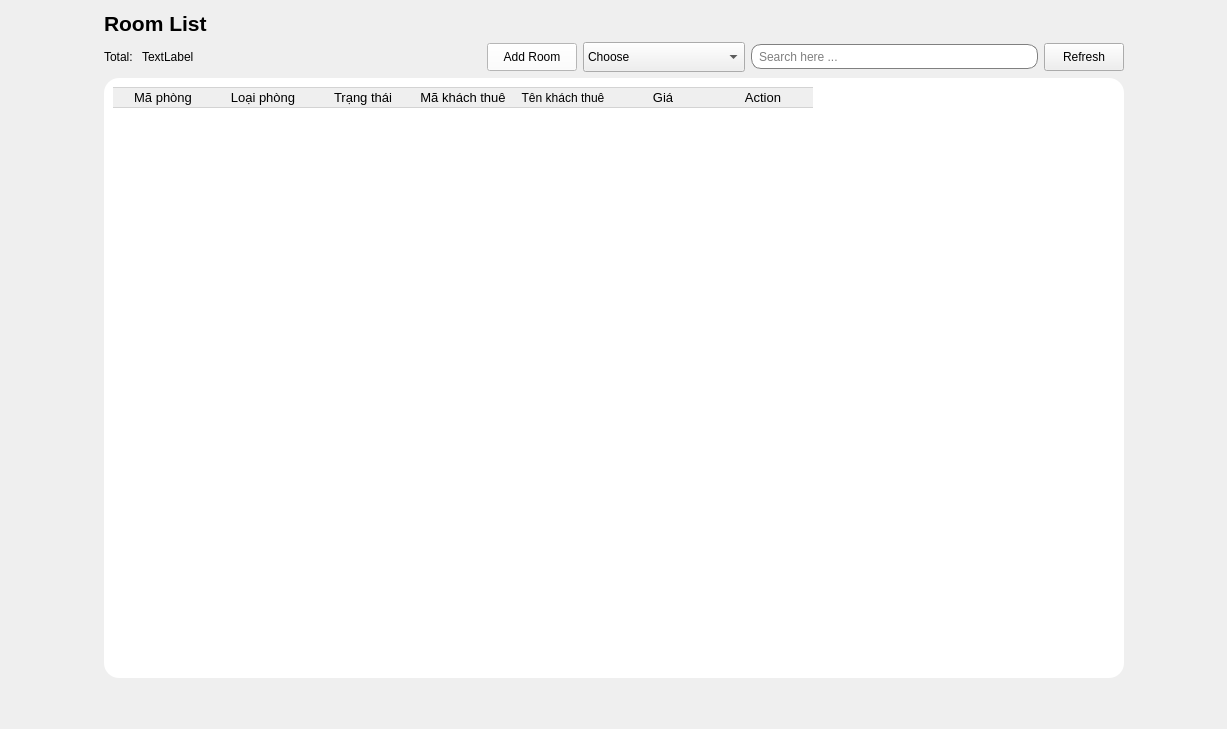
             <widget class="QWidget" name="page_2">
              <layout class="QHBoxLayout" name="horizontalLayout_5">
               <item>
                <spacer name="horizontalSpacer_9">
                 <property name="orientation">
                  <enum>Qt::Orientation::Horizontal</enum>
                 </property>
                 <property name="sizeHint" stdset="0">
                  <size>
                   <width>93</width>
                   <height>20</height>
                  </size>
                 </property>
                </spacer>
               </item>
               <item>
                <layout class="QVBoxLayout" name="verticalLayout_19">
                 <item>
                  <layout class="QHBoxLayout" name="horizontalLayout_9">
                   <item>
                    <widget class="QLabel" name="label_5">
                     <property name="font">
                      <font>
                       <pointsize>16</pointsize>
                       <bold>true</bold>
                      </font>
                     </property>
                     <property name="text">
                      <string>Room List</string>
                     </property>
                    </widget>
                   </item>
                   <item>
                    <spacer name="horizontalSpacer_6">
                     <property name="orientation">
                      <enum>Qt::Orientation::Horizontal</enum>
                     </property>
                     <property name="sizeHint" stdset="0">
                      <size>
                       <width>40</width>
                       <height>20</height>
                      </size>
                     </property>
                    </spacer>
                   </item>
                  </layout>
                 </item>
                 <item>
                  <layout class="QHBoxLayout" name="horizontalLayout_7">
                   <item>
                    <layout class="QHBoxLayout" name="horizontalLayout_6">
                     <item>
                      <widget class="QLabel" name="label_2">
                       <property name="text">
                        <string>Total: </string>
                       </property>
                      </widget>
                     </item>
                     <item>
                      <widget class="QLabel" name="totalroom">
                       <property name="text">
                        <string>TextLabel</string>
                       </property>
                      </widget>
                     </item>
                    </layout>
                   </item>
                   <item>
                    <spacer name="horizontalSpacer_4">
                     <property name="orientation">
                      <enum>Qt::Orientation::Horizontal</enum>
                     </property>
                     <property name="sizeHint" stdset="0">
                      <size>
                       <width>40</width>
                       <height>20</height>
                      </size>
                     </property>
                    </spacer>
                   </item>
                   <item>
                    <widget class="QPushButton" name="addroom">
                     <property name="minimumSize">
                      <size>
                       <width>90</width>
                       <height>28</height>
                      </size>
                     </property>
                     <property name="styleSheet">
                      <string notr="true">QPushButton{
background-color: rgb(255, 255, 255);
}</string>
                     </property>
                     <property name="text">
                      <string>Add Room</string>
                     </property>
                     <property name="icon">
                      <iconset resource="Resources.qrc">
                       <normaloff>:/new/prefix1/Resources/add.png</normaloff>:/new/prefix1/Resources/add.png</iconset>
                     </property>
                     <property name="iconSize">
                      <size>
                       <width>10</width>
                       <height>10</height>
                      </size>
                     </property>
                     <property name="checkable">
                      <bool>false</bool>
                     </property>
                    </widget>
                   </item>
                   <item>
                    <widget class="QComboBox" name="CBSR">
                     <property name="minimumSize">
                      <size>
                       <width>0</width>
                       <height>30</height>
                      </size>
                     </property>
                     <item>
                      <property name="text">
                       <string>Choose</string>
                      </property>
                     </item>
                     <item>
                      <property name="text">
                       <string>Room ID</string>
                      </property>
                     </item>
                     <item>
                      <property name="text">
                       <string>Room Type</string>
                      </property>
                     </item>
                     <item>
                      <property name="text">
                       <string>Tên khách thuê</string>
                      </property>
                     </item>
                     <item>
                      <property name="text">
                       <string>Phòng đang trống</string>
                      </property>
                     </item>
                     <item>
                      <property name="text">
                       <string>Phòng đã có người thuê</string>
                      </property>
                     </item>
                     <item>
                      <property name="text">
                       <string>Phòng đang bảo trì</string>
                      </property>
                     </item>
                     <item>
                      <property name="text">
                       <string>Phòng đã đặt</string>
                      </property>
                     </item>
                    </widget>
                   </item>
                   <item>
                    <widget class="QLineEdit" name="LineEditSearchRoom">
                     <property name="minimumSize">
                      <size>
                       <width>0</width>
                       <height>25</height>
                      </size>
                     </property>
                     <property name="styleSheet">
                      <string notr="true">QLineEdit{
padding-left:5px;
border: 1px solid gray;
border-radius: 10px;
}</string>
                     </property>
                     <property name="placeholderText">
                      <string>Search here ...</string>
                     </property>
                    </widget>
                   </item>
                   <item>
                    <widget class="QPushButton" name="Refbtn">
                     <property name="minimumSize">
                      <size>
                       <width>0</width>
                       <height>28</height>
                      </size>
                     </property>
                     <property name="text">
                      <string>Refresh</string>
                     </property>
                     <property name="icon">
                      <iconset resource="Resources.qrc">
                       <normaloff>:/new/prefix1/Resources/reload.png</normaloff>:/new/prefix1/Resources/reload.png</iconset>
                     </property>
                    </widget>
                   </item>
                  </layout>
                 </item>
                 <item>
                  <widget class="QFrame" name="frame_2">
                   <property name="minimumSize">
                    <size>
                     <width>1020</width>
                     <height>600</height>
                    </size>
                   </property>
                   <property name="styleSheet">
                    <string notr="true">QWidget{
background-color: rgb(255, 255, 255);
border-radius:15px;
}</string>
                   </property>
                   <property name="frameShape">
                    <enum>QFrame::Shape::StyledPanel</enum>
                   </property>
                   <property name="frameShadow">
                    <enum>QFrame::Shadow::Raised</enum>
                   </property>
                   <layout class="QVBoxLayout" name="verticalLayout_6">
                    <item>
                     <widget class="QTableWidget" name="table1">
                      <property name="minimumSize">
                       <size>
                        <width>200</width>
                        <height>200</height>
                       </size>
                      </property>
                      <property name="font">
                       <font>
                        <pointsize>10</pointsize>
                       </font>
                      </property>
                      <property name="styleSheet">
                       <string notr="true">QPushButton{
	 border: none;
}
QTableWidget::item {
       border-right: none;
       border-left: none;
       border-bottom: 1px solid #D3D3D3;
}
QHeaderView::section {
       border: 1px solid #D3D3D3; 
       border-right: none;      
       border-left: none;       
}</string>
                      </property>
                      <property name="editTriggers">
                       <set>QAbstractItemView::EditTrigger::NoEditTriggers</set>
                      </property>
                      <property name="alternatingRowColors">
                       <bool>true</bool>
                      </property>
                      <property name="selectionMode">
                       <enum>QAbstractItemView::SelectionMode::NoSelection</enum>
                      </property>
                      <property name="showGrid">
                       <bool>false</bool>
                      </property>
                      <property name="sortingEnabled">
                       <bool>false</bool>
                      </property>
                      <property name="cornerButtonEnabled">
                       <bool>true</bool>
                      </property>
                      <attribute name="horizontalHeaderVisible">
                       <bool>true</bool>
                      </attribute>
                      <attribute name="horizontalHeaderCascadingSectionResizes">
                       <bool>false</bool>
                      </attribute>
                      <attribute name="horizontalHeaderHighlightSections">
                       <bool>true</bool>
                      </attribute>
                      <attribute name="horizontalHeaderShowSortIndicator" stdset="0">
                       <bool>false</bool>
                      </attribute>
                      <attribute name="horizontalHeaderStretchLastSection">
                       <bool>false</bool>
                      </attribute>
                      <attribute name="verticalHeaderHighlightSections">
                       <bool>true</bool>
                      </attribute>
                      <column>
                       <property name="text">
                        <string>Mã phòng</string>
                       </property>
                       <property name="font">
                        <font>
                         <pointsize>10</pointsize>
                        </font>
                       </property>
                      </column>
                      <column>
                       <property name="text">
                        <string>Loại phòng</string>
                       </property>
                       <property name="font">
                        <font>
                         <pointsize>10</pointsize>
                        </font>
                       </property>
                      </column>
                      <column>
                       <property name="text">
                        <string>Trạng thái</string>
                       </property>
                       <property name="font">
                        <font>
                         <pointsize>10</pointsize>
                        </font>
                       </property>
                      </column>
                      <column>
                       <property name="text">
                        <string>Mã khách thuê</string>
                       </property>
                       <property name="font">
                        <font>
                         <pointsize>10</pointsize>
                        </font>
                       </property>
                      </column>
                      <column>
                       <property name="text">
                        <string>Tên khách thuê</string>
                       </property>
                      </column>
                      <column>
                       <property name="text">
                        <string>Giá</string>
                       </property>
                       <property name="font">
                        <font>
                         <pointsize>10</pointsize>
                        </font>
                       </property>
                      </column>
                      <column>
                       <property name="text">
                        <string>Action</string>
                       </property>
                       <property name="font">
                        <font>
                         <pointsize>10</pointsize>
                        </font>
                       </property>
                      </column>
                     </widget>
                    </item>
                   </layout>
                  </widget>
                 </item>
                 <item>
                  <spacer name="verticalSpacer_3">
                   <property name="orientation">
                    <enum>Qt::Orientation::Vertical</enum>
                   </property>
                   <property name="sizeHint" stdset="0">
                    <size>
                     <width>20</width>
                     <height>40</height>
                    </size>
                   </property>
                  </spacer>
                 </item>
                </layout>
               </item>
               <item>
                <spacer name="horizontalSpacer_10">
                 <property name="orientation">
                  <enum>Qt::Orientation::Horizontal</enum>
                 </property>
                 <property name="sizeHint" stdset="0">
                  <size>
                   <width>92</width>
                   <height>20</height>
                  </size>
                 </property>
                </spacer>
               </item>
              </layout>
             </widget>
